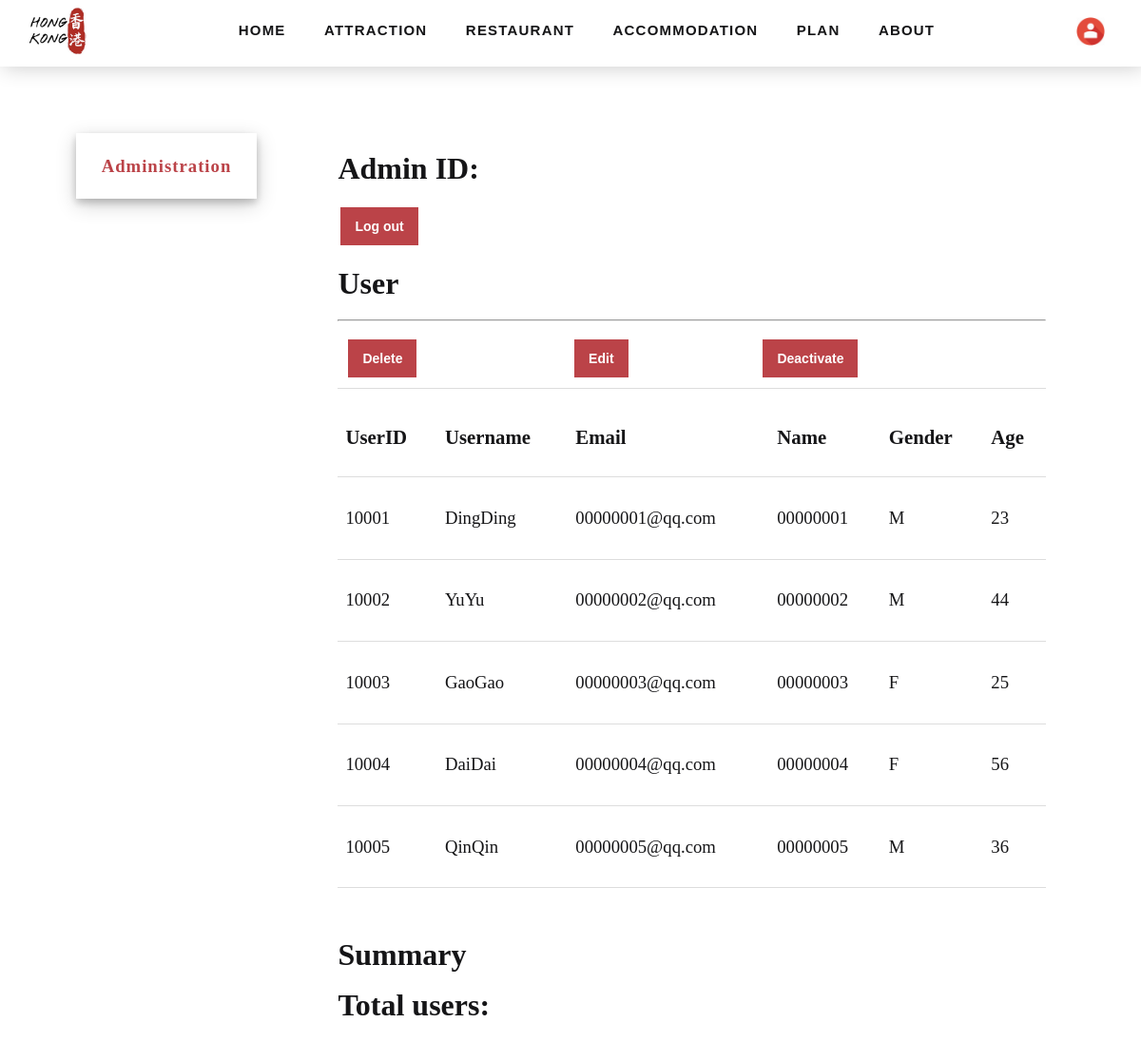
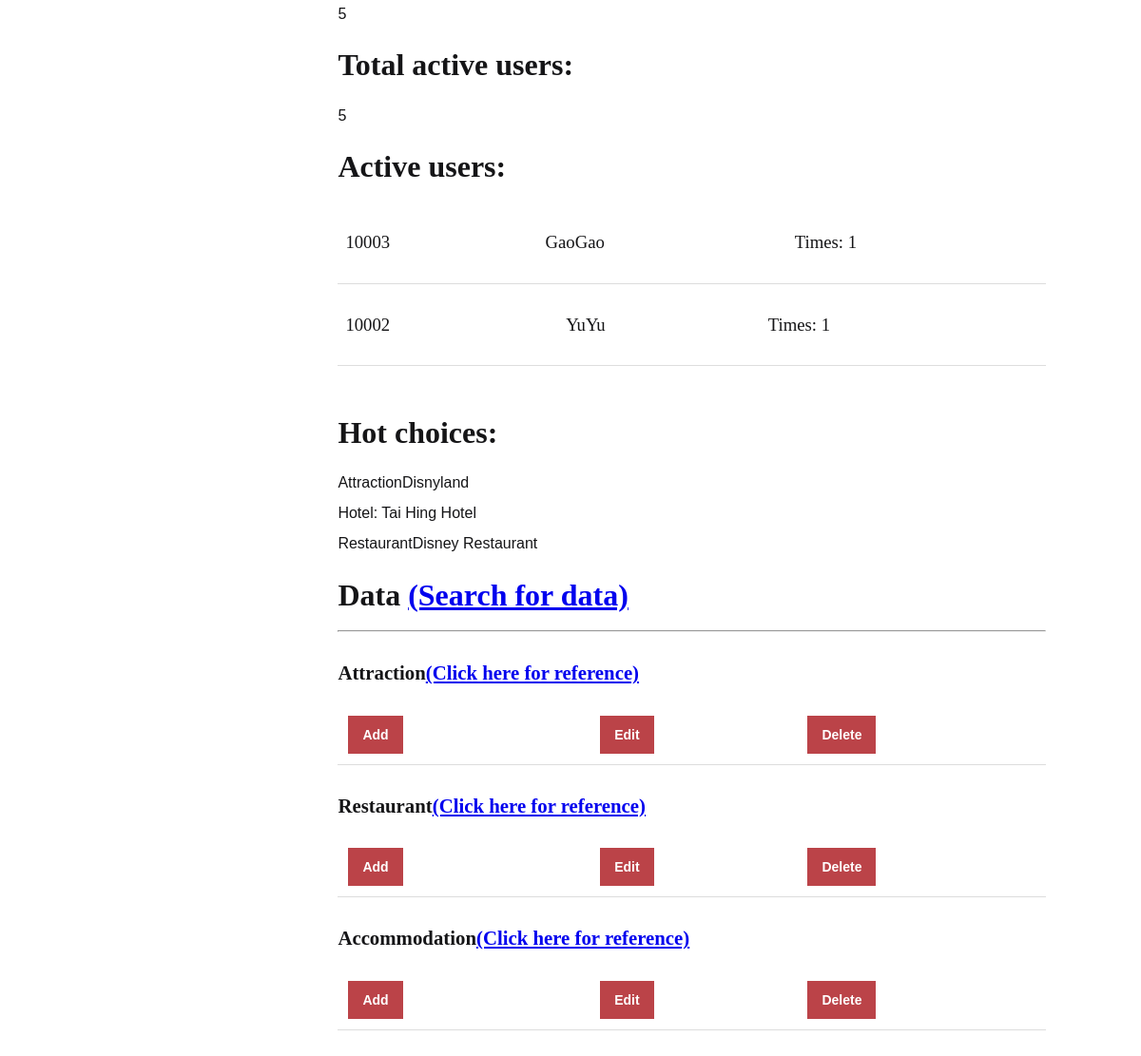
/Admin.php (signed in), run on the app's committed database (2 pictures, top to bottom).
### tables this page shows
CREATE TABLE IF NOT EXISTS `Tourists` (
  `TouristsID` INT NOT NULL AUTO_INCREMENT,
  `Email` VARCHAR(50) NOT NULL,
  `Password` VARCHAR(50) NOT NULL,
  `Gender` ENUM('F', 'M', 'Other') NOT NULL,
  `Age` INT(3) NOT NULL,
  `Name` VARCHAR(50) NOT NULL,
  `Username` VARCHAR(50) NOT NULL,
  PRIMARY KEY (`TouristsID`));

### Admin.php (the view, shortened to what this page needs)
<!DOCTYPE html>
<html>
<head>
	<link type="text/css" rel="stylesheet" href="css/style.css">
</head>
<body>
<div class="wrapper">
<?php
require('topnav.php');
?>
</div>
<div class="wrapper">
  <main class="container">
	  <div class="sidebar">
	    <h3 style="font-weight:bolder;">Administration</h3>
	  </div>
    <div class="content" style="overflow-x:hidden">
			<h1>Admin ID: <?php
			$ID = $_SESSION['login_admin'];
			echo "$ID"?></h1>
			<a href="php/logout.php"><div class="button btn btn-small">Log out</div></a>
			<h1>User</h1><hr>
			<table>
			  <tr>
				<td><a href="deleteuser_form.php"><div class="button btn btn-small">Delete</div></a></td>
				<td><a href="edituser_form.php"><div class="button btn btn-small">Edit</div></a></td>
				<td><a href="Nonactivate.php"><div class="button btn btn-small">Deactivate</div></a></td>
			  </tr>
			<table>
			  <tr>
				<td><h2>UserID</h2></td>
				<td><h2>Username</h2></td>
				<td><h2>Email</h2></td>
				<td><h2>Name</h2></td>
				<td><h2>Gender</h2></td>
				<td><h2>Age</h2></td>
			  </tr>
			  <?php
			  require('php/connect.php');
			  $sql="select * from Tourists";
			  $result = mysqli_query($link, $sql);
			  while($row = mysqli_fetch_assoc($result)){
				  $UserID = $row['TouristsID'];
				  $Username = $row['Username'];
				  $Email = $row['Email'];
				  $Name = $row['Name'];
				  $Gender = $row['Gender'];
				  $Age = $row['Age'];
			  echo "
			  <tr>
				<td><h3>$UserID</h3></td>
				<td><h3>$Username</h3></td>
				<td><h3>$Email</h3></td>
				<td><h3>$Name</h3></td>
				<td><h3>$Gender</h3></td>
				<td><h3>$Age</h3></td>
			  </tr>";
			  }
			  ?>
			</table><br>
                        <h1>Summary</h1>
                        <h1>Total users:</h1><?php
                         $sql="SELECT count(DISTINCT TouristsID)as User FROM Tourists";
                          $result = mysqli_query($link, $sql);
                        $row = mysqli_fetch_assoc($result);
                        echo $row['User'];
                        ?>
                        <br>
                        <h1>Total active users:</h1><?php
                        $sql="SELECT count(DISTINCT TouristsID)as AUser FROM Arrange where Activate=0";
                        $result = mysqli_query($link, $sql);
                        $row = mysqli_fetch_assoc($result);
                        echo $row['AUser'];
                        ?>
                        <br>
                         <h1> Active users:</h1><?php
                        $sql="SELECT Arrange.TouristsID as I,Username,count(ArrangeID) as c FROM Arrange join Tourists WHERE Arrange.TouristsID=Tourists.TouristsID GROUP BY Arrange.TouristsID order by c limit 3";
                        $result = mysqli_query($link, $sql);
                        while($row = mysqli_fetch_assoc($result)){
                            $uid=$row['I'];
                            $uname=$row['Username'];
                            $times=$row['c'];
                         echo "
			  <table>
			  <tr>
				<td><h3>$uid</h3></td>
				<td><h3>$uname</h3></td>
        <td><h3>Times: $times</h3></td>
			  </tr>
			  </table>";
			  }
                        ?>
                        <br>
                        <h1>Hot choices:</h1><?php
                         $sql="SELECT AName,count(RecommandAttraction.AID) AS A FROM RecommandAttraction JOIN Attraction where RecommandAttraction.AID=Attraction.AID order by A limit 1";
                          $result = mysqli_query($link, $sql);
                        $row = mysqli_fetch_assoc($result);
                        echo "Attraction".$row['AName'];
                        ?>
                        <br>
                        <?php
                         $sql="SELECT HName,count(RecommandHotel.HID) AS A FROM RecommandHotel JOIN Hotel where RecommandHotel.HID=Hotel.HID order by A limit 1";
                          $result = mysqli_query($link, $sql);
                        $row = mysqli_fetch_assoc($result);
                        echo "Hotel: ".$row['HName'];
                        ?>
                        <br>
                        <?php
                         $sql="SELECT RName,count(RecommandRes.RID) AS A FROM RecommandRes JOIN Restaurant where RecommandRes.RID=Restaurant.RID order by A limit 1";
                          $result = mysqli_query($link, $sql);
                        $row = mysqli_fetch_assoc($result);
                        echo "Restaurant".$row['RName'];
                        ?>
                        <br>
                        <h1>Data <a href="SearchID_form.php">(Search for data)</a></h1><hr>
			<h2>Attraction<a href="attraction.php">(Click here for reference)</a></h2>
			<table>
			  <tr>
				<td><div class="button"><a href="addattr_form.php" target="_blank" class="btn btn-small">Add</a></div></td><td></td>
				<td><a href="editattr_form.php" target="_blank"><div class="button btn btn-small">Edit</div></a></td>
				<td><a href="deleteattr_form.php" target="_blank"><div class="button btn btn-small">Delete</div></a></td>
			  </tr>
			</table>
			<h2>Restaurant<a href="restaurant.php">(Click here for reference)</a></h2>
			<table>
			  <tr>
				<td><div class="button"><a href="addres_form.php" target="_blank" class="btn btn-small">Add</a></div></td><td></td>
				<td><a href="editres_form.php" target="_blank"><div class="button btn btn-small">Edit</div></a></td>
				<td><a href="deleteres_form.php" target="_blank"><div class="button btn btn-small">Delete</div></a></td>
			  </tr>
			</table>
			<h2>Accommodation<a href="accommodation.php">(Click here for reference)</a></h2>
			<table>
			  <tr>
				<td><div class="button"><a href="addhotel_form.php" target="_blank" class="btn btn-small">Add</a></div></td><td></td>
				<td><a href="edithotel_form.php" target="_blank"><div class="button btn btn-small">Edit</div></a></td>
				<td><a href="deletehotel_form.php" target="_blank"><div class="button btn btn-small">Delete</div></a></td>
			  </tr>
			</table>
	</div>
  </main>
</div>
</body>
</html>

### css/style.css (style rules this page uses)
body { position: relative; font-family:Verdana, Geneva, sans-serif; overflow:auto; margin: 0px; }
h1, h2, h3, h4, h5, h6, .heading, .sidebar { font-family:Georgia, "Times New Roman", Times, serif; }
table { border-collapse: collapse; width: 100%; border-bottom: 1px solid #ddd; }
th, td { padding: 8px; text-align: left; border-bottom: 1px solid #ddd; }
.wrapper { display:block; }
.container { padding:140px 100px 100px 80px; }
.btn, .btn-inverse { display:inline-block; padding:5px 20px; border:3px solid; text-decoration:none; font-weight: bold; cursor: pointer; }
.btn-small { display:inline-block; padding:4px 15px; font-size: 14px; text-decoration:none; }
.btn, .btn-inverse:hover { color:#FFFFFF; background-color:#BB4348; border-color:#FFFFFF; }
.sidebar { height:auto; width:190px; position:fixed!important; z-index:1; overflow:auto; font-weight: bold; letter-spacing: 1px; box-shadow: 0 4px 8px 0 rgba(0, 0, 0, 0.2), 0 6px 20px 0 rgba(0, 0, 0, 0.19); }
.sidebar h3 { color: #BB4348; text-align: center; padding:5px; }
.content { margin-left:27%; background-color: #FFFFFF; color: #151517; line-height: 200%; overflow: auto; }
.content h2 { padding-top:10px; }

### Admin.php (style rules this page uses)
h3 { font-weight:normal; }
h2 { font-size:130%; }

### data on the page
tourists: TouristsID "10001", Username "DingDing", Email "00000001@qq.com", Name "00000001", Gender "M", Age "23"
tourists: TouristsID "10002", Username "YuYu", Email "00000002@qq.com", Name "00000002", Gender "M", Age "44"
tourists: TouristsID "10003", Username "GaoGao", Email "00000003@qq.com", Name "00000003", Gender "F", Age "25"
tourists: TouristsID "10004", Username "DaiDai", Email "00000004@qq.com", Name "00000004", Gender "F", Age "56"
tourists: TouristsID "10005", Username "QinQin", Email "00000005@qq.com", Name "00000005", Gender "M", Age "36"

### other printed values
$row['User'] "5"
$row['AUser'] "5"
$uid "10003"
$uname "GaoGao"
$times "1"
$uid "10002"
$uname "YuYu"
$row['AName'] "Disnyland"
$row['HName'] "Tai Hing Hotel"
$row['RName'] "Disney Restaurant"
